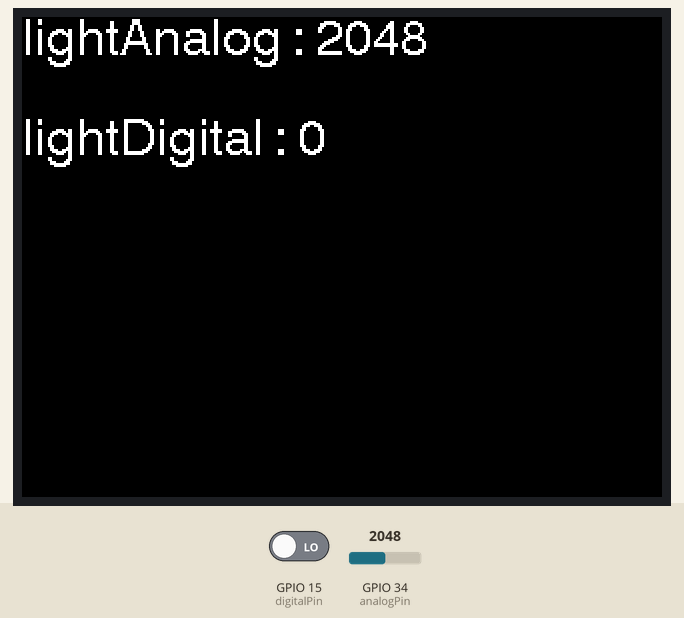
Simulated run of this sketch. Board: ESP32. Parts: 320×240 colour display. The test bench sets the inputs (shaded band); at power-on: GPIO 34 (analogPin) = 2048, GPIO 15 (digitalPin) LOW.

Above: at 1.4 s.
1.5 s: GPIO 34 (analogPin) set to 2866
At 2.7 s:
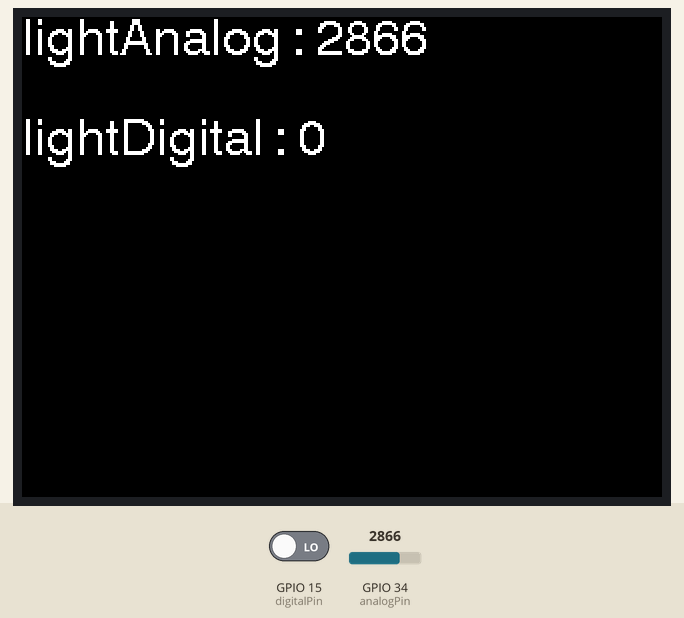
3.0 s: GPIO 15 (digitalPin) driven HIGH
At 4.2 s:
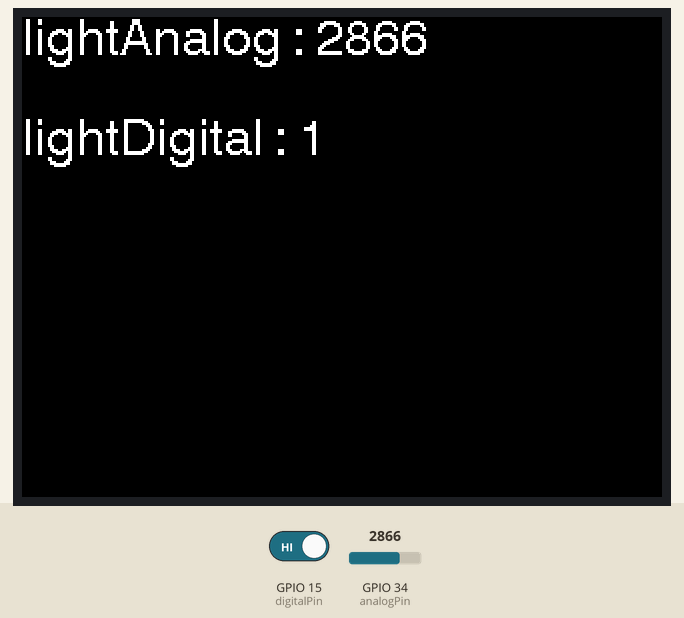
4.5 s: GPIO 34 (analogPin) set to 3603
At 4.8 s:
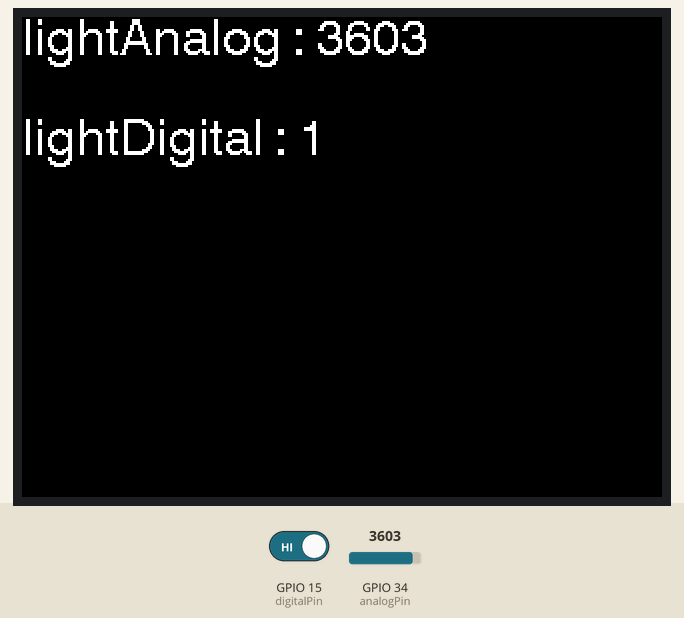
6.0 s: GPIO 15 (digitalPin) driven LOW
At 6.4 s:
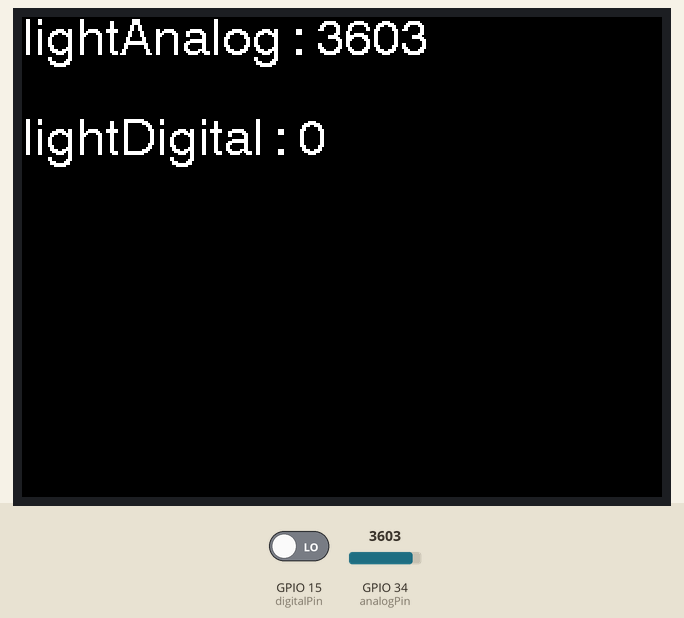
7.5 s: GPIO 34 (analogPin) set to 4095
At 8.4 s:
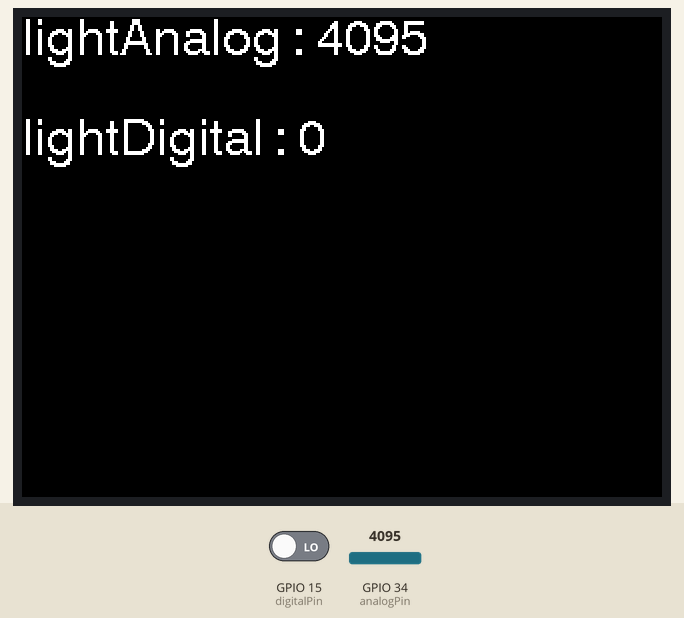
Timing chart, 0 to 10.0 s (numbered marks = the images above; inputs shaded):
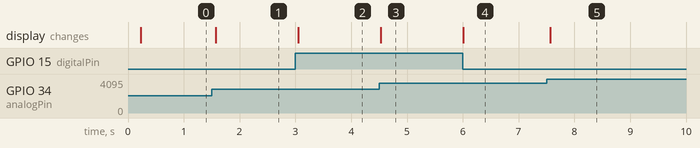

The sketch:

HW3.1.ino
```cpp
#include <M5Stack.h>

int analogPin = 34;
int digitalPin = 15;

int lightAnalog;
int lightDigital;

void setup() {
  M5.begin();
  // M5.Power.begin();

  pinMode(analogPin, INPUT);
  pinMode(digitalPin, INPUT);

  M5.Lcd.setTextFont(4);
  M5.Lcd.print("Hello World");
  delay(50);
}

void loop() {
  M5.Lcd.setCursor(0,0);

  lightAnalog = analogRead(analogPin);
  M5.Lcd.print("lightAnalog : ");
  M5.Lcd.print(lightAnalog);
  M5.Lcd.print("    ");

  M5.Lcd.setCursor(0,50);

  lightDigital = digitalRead(digitalPin);
  M5.Lcd.print("lightDigital : ");
  M5.Lcd.println(lightDigital);

  delay(50);
}
```

Measured:
- after the input at 1.5 s, the display: changes after 0.07 s (image 1)
- after the input at 3.0 s, the display: changes after 0.05 s (image 2)
- after the input at 4.5 s, the display: changes at once (image 3)
- after the input at 6.0 s, the display: changes at once (image 4)
- after the input at 7.5 s, the display: changes after 0.07 s (image 5)
